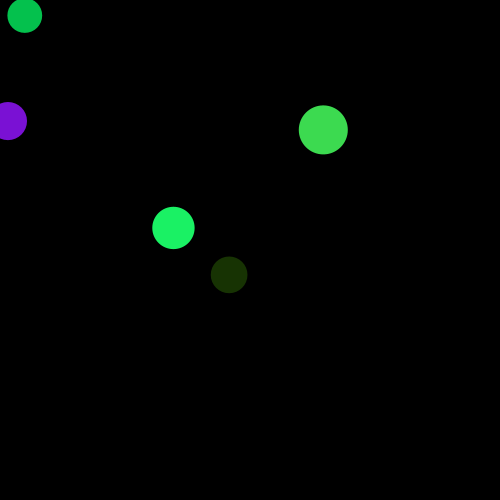
Frame 1 (no input)
Frame 60 (the mouse pressed at the canvas centre just before this capture): identical to frame 1, image omitted
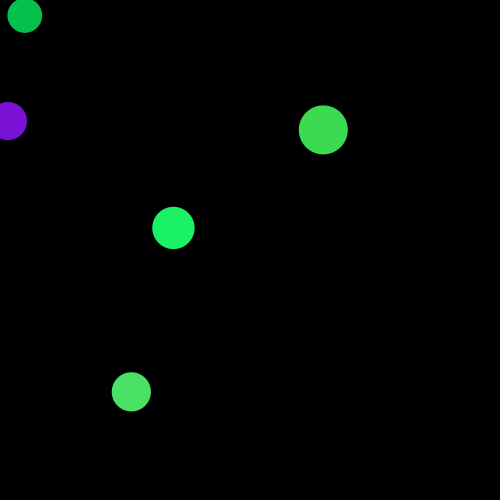
Frame 120 (the mouse held since frame 60 and released just before this capture)

The Processing sketch that drew these frames (run headless with seeded random() and noise(); from frame 60 on, the mouse is pressed at the canvas centre):

// Processing sketch: challenge4
// ── challenge4.pde
ArrayList<Button> buttons;


void setup() {
  size (500, 500);

  buttons = new ArrayList<Button>();

  for (int i=0; i<5; i++) {
    buttons.add(new Button(
      random(width), random(height), random(30, 50), color (random(255), random(255), random(255))
      )
      );
  }
}

void draw() {
  background(0);

  for (Button b : buttons) {
    b.display();
    if (mousePressed == true) {
      b.update();
    }
  }
}

// ── Button.pde
class Button {
  float x, y, r;
  color c;
  
  Button(float _x, float _y, float _r, color _c) {
    x = _x;
    y = _y;
    r = _r;
    c = _c;
  }
  
  void display() {
    noStroke();
    fill(c);
    circle(x,y,r);
  }

  
  void update() {
    if (dist(x,y,mouseX,mouseY)<r){
      x = random(0,width);
      y = random(0,height);
      c = color (random(255), random(255), random(255));
      r = random(30,50);
    }
  }
  
}
